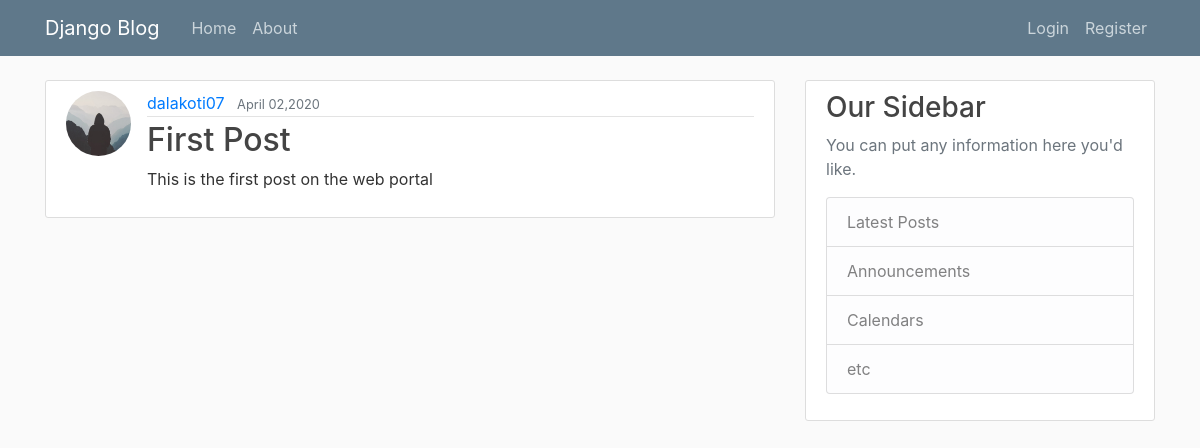
The app's page /, older data.
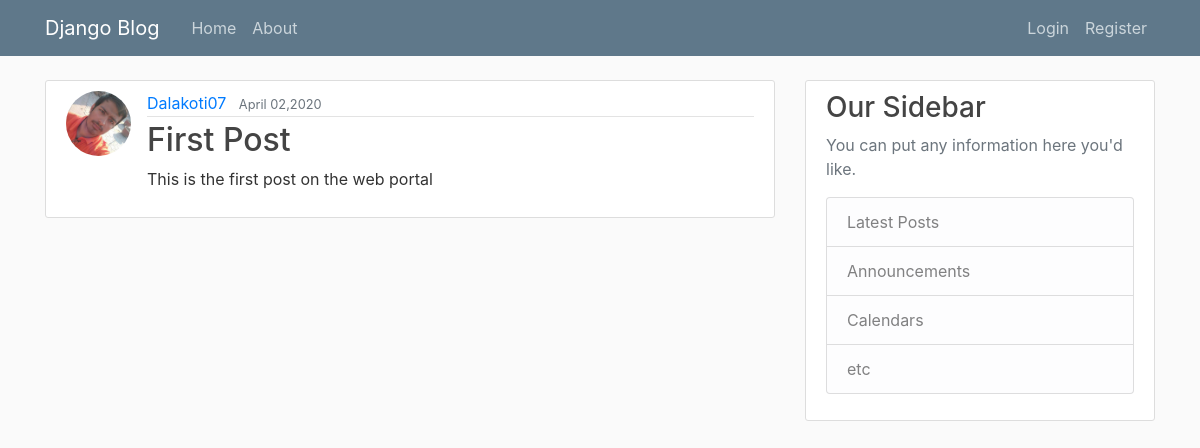
The same page, newer data.
### blog/models.py (models this page shows, shortened)
class Post(models.Model):
    title = models.CharField(max_length=100)
    content= models.TextField()
    date_posted=models.DateTimeField(default=timezone.now)
    author = models.ForeignKey(User,on_delete=models.CASCADE)

### users/models.py (models this page shows, shortened)
class Profile(models.Model):
    user=models.OneToOneField(User,on_delete=models.CASCADE)
    image=models.ImageField(default='default.jpg',upload_to='profile')

### blog/views.py (the view)
# urls.py: path('', PostListView.as_view(),name='blog-home'),
class PostListView(ListView):
    model = Post
    template_name= 'blog/home.html'  # <app>/<model>_<viewtype>
    context_object_name = 'posts_key'
    ordering = ['-date_posted']

### blog/templates/blog/home.html
{% extends "blog/base.html" %}
{% block content %}
    {% for post in posts_key %}
    <article class="media content-section">
        <img class="rounded-circle article-img " src="{{ post.author.profile.image.url }}" alt="">
        <div class="media-body">
          <div class="article-metadata">
            <a class="mr-2" href="#">{{ post.author }}</a>
            <small class="text-muted">{{ post.date_posted |date:"F d,Y" }}</small>
          </div>
          <h2><a class="article-title" href="{% url 'post-detail' post.id%}">{{ post.title }}</a></h2>
          <p class="article-content">{{ post.content }}</p>
        </div>
      </article>
    {% endfor %}
{% endblock content%}

Row changes from the older to the newer data that the page shows:
changed through a linked row, Post "First Post": author.profile.image: picture added in place of a placeholder; author "dalakoti07" → "Dalakoti07"
